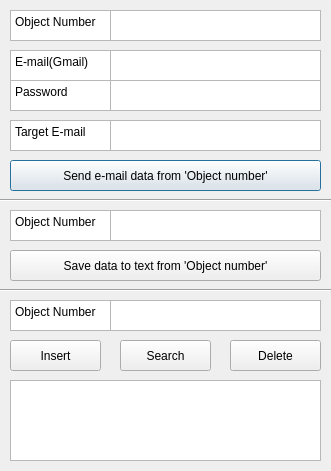
<?xml version="1.0" encoding="UTF-8"?>
<ui version="4.0">
 <class>Dialog</class>
 <widget class="QDialog" name="Dialog">
  <property name="geometry">
   <rect>
    <x>0</x>
    <y>0</y>
    <width>331</width>
    <height>471</height>
   </rect>
  </property>
  <property name="windowTitle">
   <string>Dialog</string>
  </property>
  <widget class="QPlainTextEdit" name="input_email_sender">
   <property name="geometry">
    <rect>
     <x>110</x>
     <y>50</y>
     <width>211</width>
     <height>31</height>
    </rect>
   </property>
  </widget>
  <widget class="QPlainTextEdit" name="input_email_password">
   <property name="geometry">
    <rect>
     <x>110</x>
     <y>80</y>
     <width>211</width>
     <height>31</height>
    </rect>
   </property>
   <property name="plainText">
    <string/>
   </property>
  </widget>
  <widget class="QPlainTextEdit" name="input_email_number">
   <property name="geometry">
    <rect>
     <x>110</x>
     <y>10</y>
     <width>211</width>
     <height>31</height>
    </rect>
   </property>
  </widget>
  <widget class="QPushButton" name="btn_email_send">
   <property name="geometry">
    <rect>
     <x>10</x>
     <y>160</y>
     <width>311</width>
     <height>31</height>
    </rect>
   </property>
   <property name="text">
    <string>Send e-mail data from 'Object number'</string>
   </property>
  </widget>
  <widget class="QPlainTextEdit" name="input_email_target">
   <property name="geometry">
    <rect>
     <x>110</x>
     <y>120</y>
     <width>211</width>
     <height>31</height>
    </rect>
   </property>
  </widget>
  <widget class="QTextBrowser" name="exp_email_number">
   <property name="geometry">
    <rect>
     <x>10</x>
     <y>10</y>
     <width>101</width>
     <height>31</height>
    </rect>
   </property>
   <property name="html">
    <string>&lt;!DOCTYPE HTML PUBLIC &quot;-//W3C//DTD HTML 4.0//EN&quot; &quot;http://www.w3.org/TR/REC-html40/strict.dtd&quot;&gt;
&lt;html&gt;&lt;head&gt;&lt;meta name=&quot;qrichtext&quot; content=&quot;1&quot; /&gt;&lt;style type=&quot;text/css&quot;&gt;
p, li { white-space: pre-wrap; }
&lt;/style&gt;&lt;/head&gt;&lt;body style=&quot; font-family:'Gulim'; font-size:9pt; font-weight:400; font-style:normal;&quot;&gt;
&lt;p style=&quot; margin-top:0px; margin-bottom:0px; margin-left:0px; margin-right:0px; -qt-block-indent:0; text-indent:0px;&quot;&gt;Object Number&lt;/p&gt;&lt;/body&gt;&lt;/html&gt;</string>
   </property>
  </widget>
  <widget class="QTextBrowser" name="exp_email_sender">
   <property name="geometry">
    <rect>
     <x>10</x>
     <y>50</y>
     <width>101</width>
     <height>31</height>
    </rect>
   </property>
   <property name="html">
    <string>&lt;!DOCTYPE HTML PUBLIC &quot;-//W3C//DTD HTML 4.0//EN&quot; &quot;http://www.w3.org/TR/REC-html40/strict.dtd&quot;&gt;
&lt;html&gt;&lt;head&gt;&lt;meta name=&quot;qrichtext&quot; content=&quot;1&quot; /&gt;&lt;style type=&quot;text/css&quot;&gt;
p, li { white-space: pre-wrap; }
&lt;/style&gt;&lt;/head&gt;&lt;body style=&quot; font-family:'Gulim'; font-size:9pt; font-weight:400; font-style:normal;&quot;&gt;
&lt;p style=&quot; margin-top:0px; margin-bottom:0px; margin-left:0px; margin-right:0px; -qt-block-indent:0; text-indent:0px;&quot;&gt;E-mail(Gmail)&lt;/p&gt;&lt;/body&gt;&lt;/html&gt;</string>
   </property>
  </widget>
  <widget class="QTextBrowser" name="exp_email_password">
   <property name="geometry">
    <rect>
     <x>10</x>
     <y>80</y>
     <width>101</width>
     <height>31</height>
    </rect>
   </property>
   <property name="html">
    <string>&lt;!DOCTYPE HTML PUBLIC &quot;-//W3C//DTD HTML 4.0//EN&quot; &quot;http://www.w3.org/TR/REC-html40/strict.dtd&quot;&gt;
&lt;html&gt;&lt;head&gt;&lt;meta name=&quot;qrichtext&quot; content=&quot;1&quot; /&gt;&lt;style type=&quot;text/css&quot;&gt;
p, li { white-space: pre-wrap; }
&lt;/style&gt;&lt;/head&gt;&lt;body style=&quot; font-family:'Gulim'; font-size:9pt; font-weight:400; font-style:normal;&quot;&gt;
&lt;p style=&quot; margin-top:0px; margin-bottom:0px; margin-left:0px; margin-right:0px; -qt-block-indent:0; text-indent:0px;&quot;&gt;Password&lt;/p&gt;&lt;/body&gt;&lt;/html&gt;</string>
   </property>
  </widget>
  <widget class="QTextBrowser" name="exp_email_target">
   <property name="geometry">
    <rect>
     <x>10</x>
     <y>120</y>
     <width>101</width>
     <height>31</height>
    </rect>
   </property>
   <property name="html">
    <string>&lt;!DOCTYPE HTML PUBLIC &quot;-//W3C//DTD HTML 4.0//EN&quot; &quot;http://www.w3.org/TR/REC-html40/strict.dtd&quot;&gt;
&lt;html&gt;&lt;head&gt;&lt;meta name=&quot;qrichtext&quot; content=&quot;1&quot; /&gt;&lt;style type=&quot;text/css&quot;&gt;
p, li { white-space: pre-wrap; }
&lt;/style&gt;&lt;/head&gt;&lt;body style=&quot; font-family:'Gulim'; font-size:9pt; font-weight:400; font-style:normal;&quot;&gt;
&lt;p style=&quot; margin-top:0px; margin-bottom:0px; margin-left:0px; margin-right:0px; -qt-block-indent:0; text-indent:0px;&quot;&gt;Target E-mail&lt;/p&gt;&lt;/body&gt;&lt;/html&gt;</string>
   </property>
  </widget>
  <widget class="QPlainTextEdit" name="input_C_number">
   <property name="geometry">
    <rect>
     <x>110</x>
     <y>210</y>
     <width>211</width>
     <height>31</height>
    </rect>
   </property>
  </widget>
  <widget class="QTextBrowser" name="exp_C_number">
   <property name="geometry">
    <rect>
     <x>10</x>
     <y>210</y>
     <width>101</width>
     <height>31</height>
    </rect>
   </property>
   <property name="html">
    <string>&lt;!DOCTYPE HTML PUBLIC &quot;-//W3C//DTD HTML 4.0//EN&quot; &quot;http://www.w3.org/TR/REC-html40/strict.dtd&quot;&gt;
&lt;html&gt;&lt;head&gt;&lt;meta name=&quot;qrichtext&quot; content=&quot;1&quot; /&gt;&lt;style type=&quot;text/css&quot;&gt;
p, li { white-space: pre-wrap; }
&lt;/style&gt;&lt;/head&gt;&lt;body style=&quot; font-family:'Gulim'; font-size:9pt; font-weight:400; font-style:normal;&quot;&gt;
&lt;p style=&quot; margin-top:0px; margin-bottom:0px; margin-left:0px; margin-right:0px; -qt-block-indent:0; text-indent:0px;&quot;&gt;Object Number&lt;/p&gt;&lt;/body&gt;&lt;/html&gt;</string>
   </property>
  </widget>
  <widget class="QPushButton" name="btn_C_save">
   <property name="geometry">
    <rect>
     <x>10</x>
     <y>250</y>
     <width>311</width>
     <height>31</height>
    </rect>
   </property>
   <property name="text">
    <string>Save data to text from 'Object number'</string>
   </property>
  </widget>
  <widget class="QPlainTextEdit" name="input_DB_number">
   <property name="geometry">
    <rect>
     <x>110</x>
     <y>300</y>
     <width>211</width>
     <height>31</height>
    </rect>
   </property>
  </widget>
  <widget class="QTextBrowser" name="exp_DB_number">
   <property name="geometry">
    <rect>
     <x>10</x>
     <y>300</y>
     <width>101</width>
     <height>31</height>
    </rect>
   </property>
   <property name="html">
    <string>&lt;!DOCTYPE HTML PUBLIC &quot;-//W3C//DTD HTML 4.0//EN&quot; &quot;http://www.w3.org/TR/REC-html40/strict.dtd&quot;&gt;
&lt;html&gt;&lt;head&gt;&lt;meta name=&quot;qrichtext&quot; content=&quot;1&quot; /&gt;&lt;style type=&quot;text/css&quot;&gt;
p, li { white-space: pre-wrap; }
&lt;/style&gt;&lt;/head&gt;&lt;body style=&quot; font-family:'Gulim'; font-size:9pt; font-weight:400; font-style:normal;&quot;&gt;
&lt;p style=&quot; margin-top:0px; margin-bottom:0px; margin-left:0px; margin-right:0px; -qt-block-indent:0; text-indent:0px;&quot;&gt;Object Number&lt;/p&gt;&lt;/body&gt;&lt;/html&gt;</string>
   </property>
  </widget>
  <widget class="QPushButton" name="btn_DB_insert">
   <property name="geometry">
    <rect>
     <x>10</x>
     <y>340</y>
     <width>91</width>
     <height>31</height>
    </rect>
   </property>
   <property name="text">
    <string>Insert</string>
   </property>
  </widget>
  <widget class="QPushButton" name="btn_DB_search">
   <property name="geometry">
    <rect>
     <x>120</x>
     <y>340</y>
     <width>91</width>
     <height>31</height>
    </rect>
   </property>
   <property name="text">
    <string>Search</string>
   </property>
  </widget>
  <widget class="QPushButton" name="btn_DB_delete">
   <property name="geometry">
    <rect>
     <x>230</x>
     <y>340</y>
     <width>91</width>
     <height>31</height>
    </rect>
   </property>
   <property name="text">
    <string>Delete</string>
   </property>
  </widget>
  <widget class="QTextBrowser" name="info_DB_status">
   <property name="geometry">
    <rect>
     <x>10</x>
     <y>380</y>
     <width>311</width>
     <height>81</height>
    </rect>
   </property>
  </widget>
  <widget class="Line" name="line">
   <property name="geometry">
    <rect>
     <x>0</x>
     <y>185</y>
     <width>331</width>
     <height>31</height>
    </rect>
   </property>
   <property name="orientation">
    <enum>Qt::Horizontal</enum>
   </property>
  </widget>
  <widget class="Line" name="line_2">
   <property name="geometry">
    <rect>
     <x>0</x>
     <y>280</y>
     <width>331</width>
     <height>21</height>
    </rect>
   </property>
   <property name="orientation">
    <enum>Qt::Horizontal</enum>
   </property>
  </widget>
 </widget>
 <resources/>
 <connections/>
</ui>
